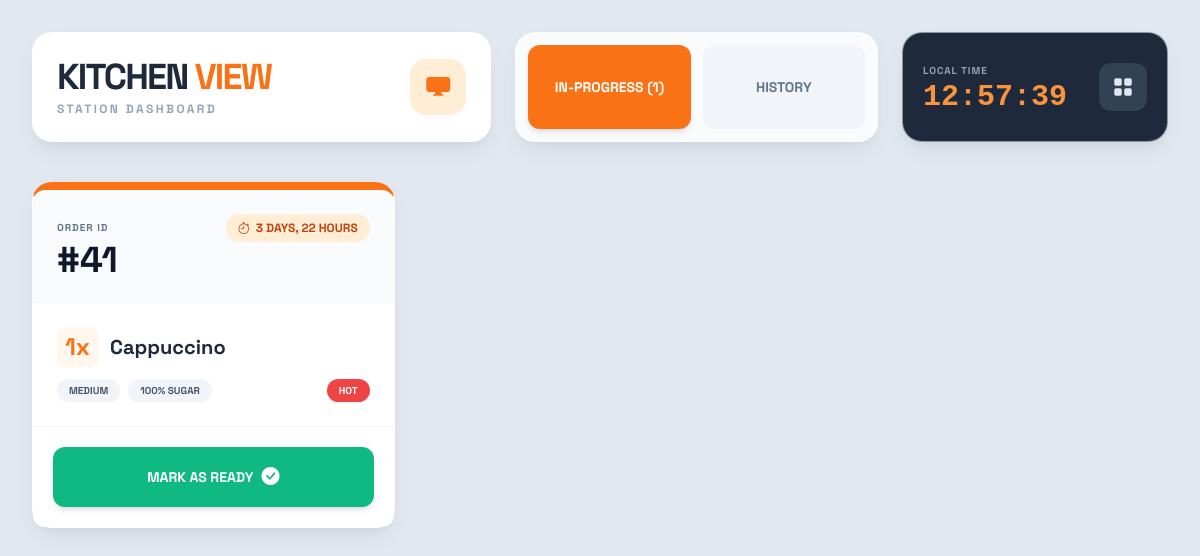
/kitchen/, run on an earlier commit of the app's database.
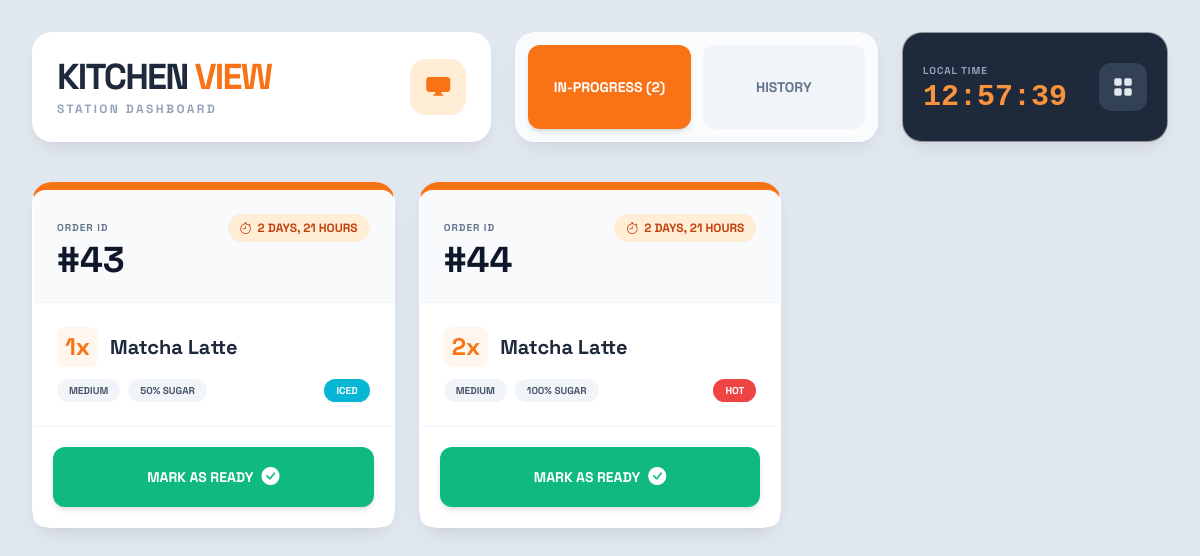
And on a later commit of the database.
### sales/models.py (models this page shows, shortened)
class Order(models.Model):
    created_at = models.DateTimeField(auto_now_add=True)
    total_amount = models.DecimalField(max_digits=10, decimal_places=2, default=0.00)
    is_completed = models.BooleanField(default=False)
    service_type = models.CharField(max_length=20, default='Dine-in')
    customer = models.ForeignKey('Customer', on_delete=models.SET_NULL, null=True, blank=True)
    tax_rate = models.DecimalField(max_digits=5, decimal_places=2, default=10.0) # 10%

class OrderItem(models.Model):
    order = models.ForeignKey(Order, related_name='items', on_delete=models.CASCADE)
    product = models.ForeignKey(Product, on_delete=models.CASCADE)
    quantity = models.PositiveIntegerField(default=1)
    size = models.CharField(max_length=20, default='Medium')
    sugar = models.CharField(max_length=20, default='100%')
    drink_type = models.CharField(max_length=20, default='Hot')
    STATUS_CHOICES = [
        ('PENDING', 'Pending'),
        ('PREPARING', 'Preparing'),
        ('READY', 'Ready'),
        ('COMPLETED', 'Completed'),
    ]
    status = models.CharField(max_length=20, choices=STATUS_CHOICES, default='PENDING')
    is_completed = models.BooleanField(default=False)

class Product(models.Model):
    CATEGORIES = (
        ('Coffee', 'Coffee'),
        ('Tea', 'Tea'),
        ('Matcha', 'Matcha'),
        ('Other', 'Other'),
    )
    name = models.CharField(max_length=100)
    category = models.CharField(max_length=20, choices=CATEGORIES, default='Coffee')
    base_price = models.DecimalField(max_digits=10, decimal_places=2, help_text="Base Price for SMALL HOT (Tax Inclusive)")
    image = models.ImageField(upload_to='products/', null=True, blank=True)
    ice_upcharge = models.DecimalField(max_digits=6, decimal_places=2, default=0.25)
    frappe_upcharge = models.DecimalField(max_digits=6, decimal_places=2, default=0.50)
    is_available = models.BooleanField(default=True, help_text="Uncheck to hide from customer menu (Snooze)")
    can_be_hot = models.BooleanField(default=True)
    can_be_iced = models.BooleanField(default=False)
    can_be_frappe = models.BooleanField(default=False)
    stock = models.IntegerField(default=0)

### sales/views.py (the view)
# urls.py: path('kitchen/', views.kitchen_view, name='kitchen_view'),
def kitchen_view(request):
    pending_orders = Order.objects.filter(is_completed=False).order_by('created_at')
    recent_time = timezone.now() - timedelta(hours=12)
    completed_orders = Order.objects.filter(
        is_completed=True,
        created_at__gte=recent_time
    ).order_by('-created_at') # Newest first in history
    return render(request, 'kitchen.html', {
        'pending_orders': pending_orders,
        'completed_orders': completed_orders
    })

### sales/templates/kitchen.html (shortened to what the changed rows need)
<!DOCTYPE html>
<html lang="en">
<head>
    <script src="https://cdn.tailwindcss.com"></script>
    <link rel="stylesheet" href="https://cdn.jsdelivr.net/npm/bootstrap-icons@1.11.1/font/bootstrap-icons.css">
</head>
<body class="text-slate-900 min-h-screen p-4 md:p-8">
    <header class="grid grid-cols-1 md:grid-cols-12 gap-6 mb-10">
        <div class="md:col-span-5 flat-card p-6 flex items-center justify-between">
            <div>
                <h1 class="text-4xl font-black tracking-tighter uppercase text-slate-800">
                    KITCHEN<span class="text-orange-500"> VIEW</span>
                </h1>
            </div>
        </div>
        <div class="md:col-span-4 flat-card p-3 flex gap-3 bg-white/80 backdrop-blur-sm">
            <button id="tab-pending" onclick="showTab('pending')" class="flex-1 py-4 text-sm bg-orange-500 text-white flat-button">
                IN-PROGRESS (<span id="queue-count">{{ pending_orders.count }}</span>)
            </button>
        </div>
    </header>
    <div id="pending-list" class="bento-grid">
        {% for order in pending_orders %}
        <div class="flat-card flex flex-col max-h-[700px] border-t-8 border-t-orange-500">
            <div class="p-6 border-b border-slate-100 flex justify-between items-start bg-slate-50 rounded-t-xl">
                <div>
                    <span class="text-[10px] font-bold text-slate-500 uppercase tracking-widest">Order ID</span>
                    <h2 class="text-4xl font-black text-slate-900 mt-1 leading-none">#{{ order.id }}</h2>
                </div>
                <div class="bg-orange-100 text-orange-700 px-3 py-1.5 rounded-full text-xs font-black uppercase flex items-center gap-1.5">
                    <i class="bi bi-stopwatch"></i> {{ order.created_at|timesince }}
                </div>
            </div>
            <div class="p-2 flex-grow overflow-y-auto custom-scroll">
                {% for item in order.items.all %}
                <div class="p-4 border-b border-slate-100 last:border-0 hover:bg-slate-50 transition-colors rounded-xl">
                    <div class="flex justify-between items-start mb-3">
                        <div class="flex items-center gap-3">
                            <span class="text-2xl font-black text-orange-500 bg-orange-50 px-2 py-1 rounded-lg">{{ item.quantity }}x</span>
                            <span class="font-bold text-slate-800 text-xl leading-tight">{{ item.product.name }}</span>
                        </div>
                    </div>
                    <div class="flex flex-wrap gap-2 items-center">
                        <span class="text-[10px] font-bold text-slate-600 bg-slate-100 px-3 py-1 rounded-full uppercase">{{ item.size }}</span>
                        <span class="text-[10px] font-bold text-slate-600 bg-slate-100 px-3 py-1 rounded-full uppercase">{{ item.sugar }} Sugar</span>
                        <span class="text-[10px] font-bold px-3 py-1 rounded-full uppercase ml-auto shadow-sm
                            {% if item.drink_type == 'Hot' %} bg-red-500 text-white
                            {% elif item.drink_type == 'Iced' %} bg-cyan-500 text-white
                            {% else %} bg-purple-500 text-white {% endif %}">
                            {{ item.drink_type }}
                        </span>
                    </div>
                </div>
                {% endfor %}
            </div>
            <div class="p-5 bg-white rounded-b-xl border-t border-slate-100">
                <form action="{% url 'complete_order' order.id %}" method="POST">
                    <button type="submit" class="w-full bg-emerald-500 text-white py-4 text-sm flex items-center justify-center gap-2 flat-button hover:bg-emerald-600">
                        MARK AS READY <i class="bi bi-check-circle-fill text-lg"></i>
                    </button>
                </form>
            </div>
        </div>
        {% endfor %}
    </div>
</body>
</html>

What changed in the data, as far as the page shows it:
no longer on this page (row edited): Order: id "41", created_at "3 DAYS, 22 HOURS"
removed OrderItem: quantity "1", product.name "Cappuccino", size "MEDIUM", sugar "100%", drink_type "HOT", shown under "41"
added Order: id "43", created_at "2 DAYS, 21 HOURS"
added OrderItem: quantity "1", product.name "Matcha Latte", size "MEDIUM", sugar "50%", drink_type "ICED", shown under "43"
added Order: id "44", created_at "2 DAYS, 21 HOURS"
added OrderItem: quantity "2", product.name "Matcha Latte", size "MEDIUM", sugar "100%", drink_type "HOT", shown under "44"
Also different on the page:
{{ pending_orders.count }}: "1" → "2"
